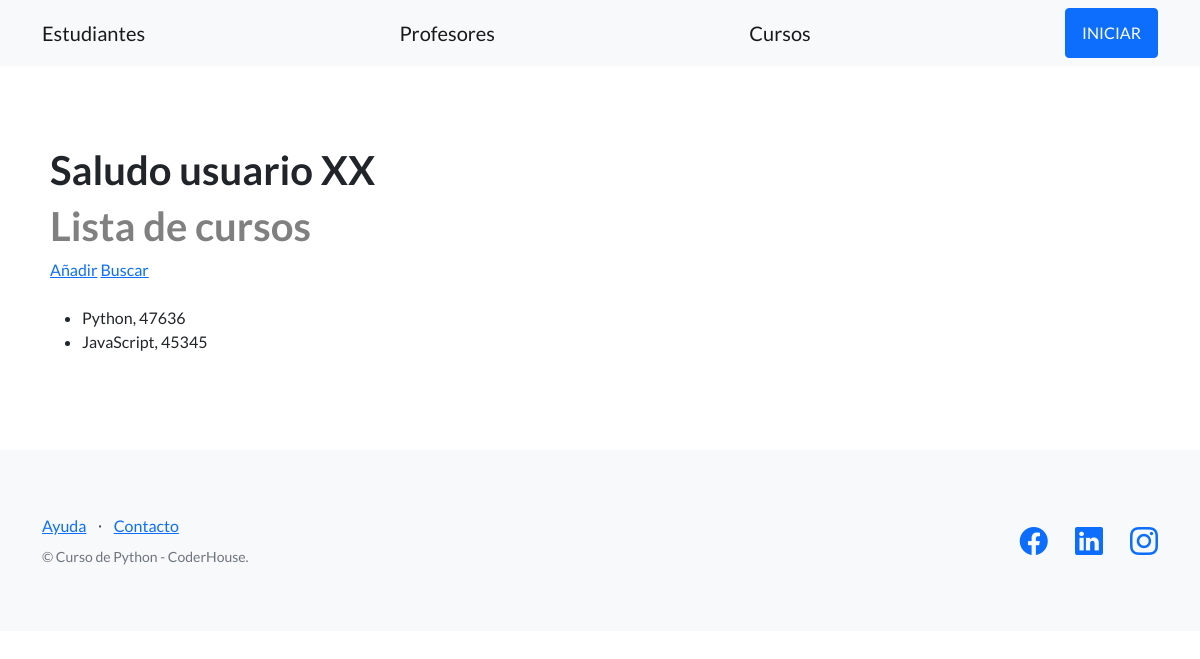
The app's page /plataforma/cursos/, older data.
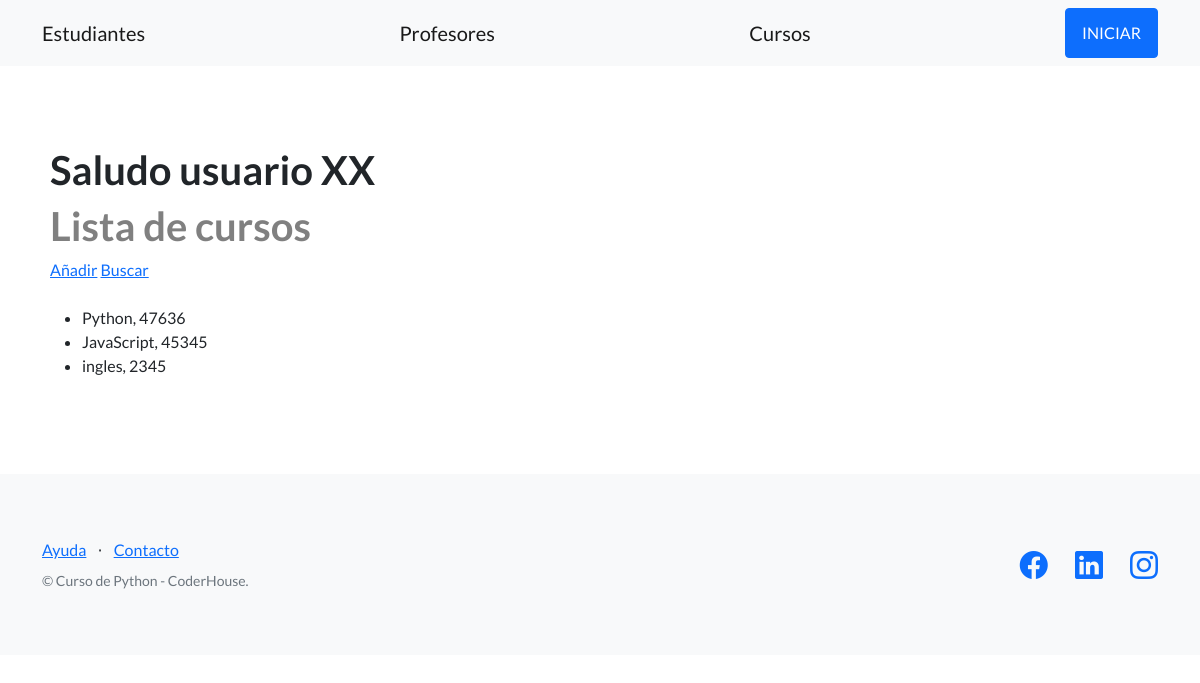
The same page, newer data.
### estudiantes/models.py (models this page shows, shortened)
class Curso(models.Model):
    nombre = models.CharField(max_length=64)
    comision = models.IntegerField() #Numerico

### estudiantes/views.py (the view)
# urls.py: path("cursos/", listar_cursos, name="listar_cursos"),
def listar_cursos(request):
    contexto = {
        "cursos": Curso.objects.all()
    }
    return render(
        request=request,
        template_name="estudiantes/Lista_cursos.html",
        context=contexto,
        )

### estudiantes/templates/estudiantes/lista_cursos.html (shortened to what this page needs)
{% extends 'estudiantes/base.html' %}
{% block contenido %}
  <div>
  {% include "estudiantes/barra_saludo.html" %}
    <h1 class= "titulos-coder">Lista de cursos</h1>
    <a href="{% url "crear_curso" %}">Añadir</a>
    <a href="{% url "buscar_curso" %}">Buscar</a>
    <br><br>
    <ul>
    {% for curso in cursos %}
      <li>{{ curso.nombre }}, {{ curso.comision }}</li>
    {% endfor %}
    </ul>
  </div>
{% endblock contenido %}

Row changes from the older to the newer data that the page shows:
added Curso: nombre "ingles", comision "2345"
